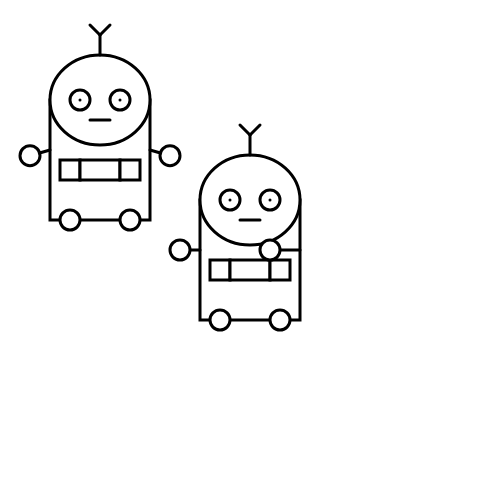
Frame 1 (no input)
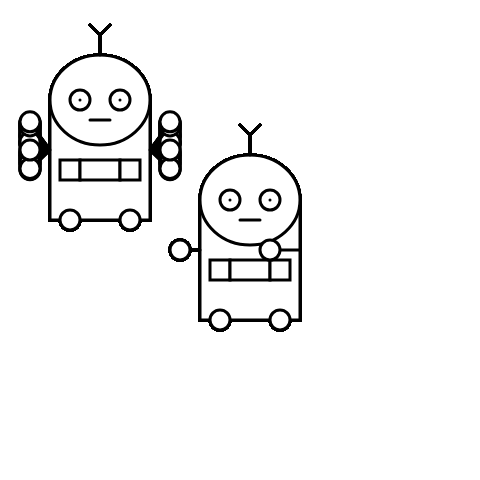
Frame 60 (no input)
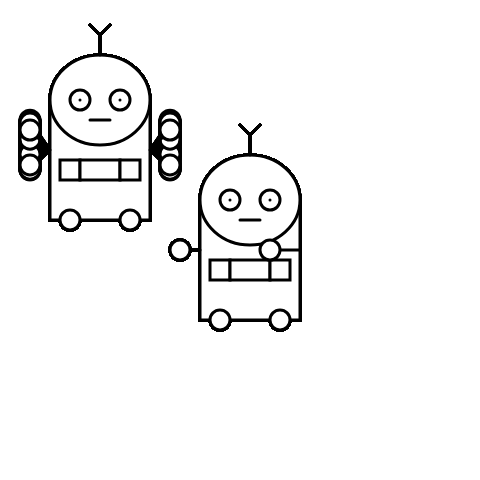
Frame 120 (the mouse pressed at the canvas centre since frame 60)

The p5.js sketch that drew these frames (run headless with seeded random() and noise() and a simulated clock; from frame 60 on, the mouse is pressed at the canvas centre):

// p5.js sketch
// ── sketch.js
function setup() {
  createCanvas(480,480);
}

function draw() {
 boka(30,170,random(120,170),50,100);
 boka(180,270,250,200,200);
}

function boka(r,l,y,x,z){
  strokeWeight(3);
  //body
  rect(x,z,100,120);
  //patern
  rect(x+10,z+60,20,20);
  rect(x+30,z+60,40,20);
  rect(x+70,z+60,20,20);
  //head
  ellipse(x+50,z,100,90);
  line(x+50,z-45,x+50,z-65);
  line(x+50,z-65,x+60,z-75);
  line(x+50,z-65,x+40,z-75);
  //face
  ellipse(x+30,z,20,20);
  point(x+30,z);
  ellipse(x+70,z,20,20);
  point(x+70,z);
  line(x+40,z+20,x+60,z+20);
  //feet
  ellipse(x+20,z+120,20,20);
  ellipse(x+80,z+120,20,20);
  //hand
  line(x,z+50,r,y);
  ellipse(r,y,20,20);
  line(x+100,z+50,l,y);
  ellipse(l,y,20,20);
}
